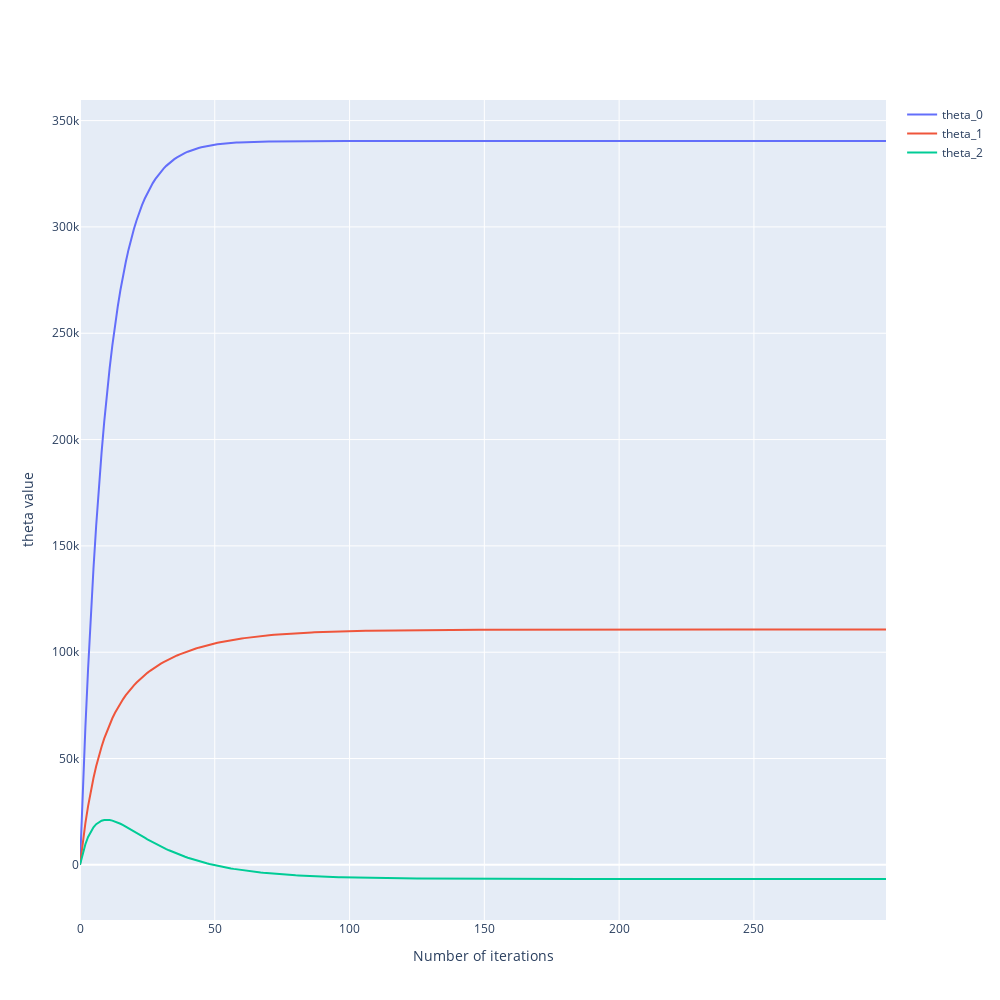

The code cell stored with this chart in its notebook:
### Code cell
fig3 = go.Figure()

layout = go.Layout( autosize=False,
                    width=1000,
                    height=1000,
                    xaxis = dict( title_text = "Number of iterations"),
                    yaxis = dict( title_text = "theta value") )

trace_theta0 = go.Scatter(name='theta_0', y = theta_history[:,0], mode='lines' )
trace_theta1 = go.Scatter(name='theta_1', y = theta_history[:,1], mode='lines' )
trace_theta2 = go.Scatter(name='theta_2', y = theta_history[:,2], mode='lines' )

fig3.layout = layout
fig3.add_trace( trace_theta0  )
fig3.add_trace( trace_theta1 )
fig3.add_trace( trace_theta2 )

### Figure 1 — Plotly figure (JSON) as saved in the notebook; plotly's stock layout.template omitted (floating-point values rounded to 4 significant figures; data arrays with more than 128 entries replaced by an {"elided": "..."} marker saying what was removed)
{"data": [{"mode": "lines", "name": "theta_0", "type": "scatter", "y": {"elided": "300 float values"}}, {"mode": "lines", "name": "theta_1", "type": "scatter", "y": {"elided": "300 float values"}}, {"mode": "lines", "name": "theta_2", "type": "scatter", "y": {"elided": "300 float values"}}], "layout": {"autosize": false, "height": 1000, "width": 1000, "xaxis": {"autorange": true, "range": [0, 299], "title": {"text": "Number of iterations"}}, "yaxis": {"autorange": true, "range": [-25930.0, 359700.0], "title": {"text": "theta value"}, "type": "linear"}}}
